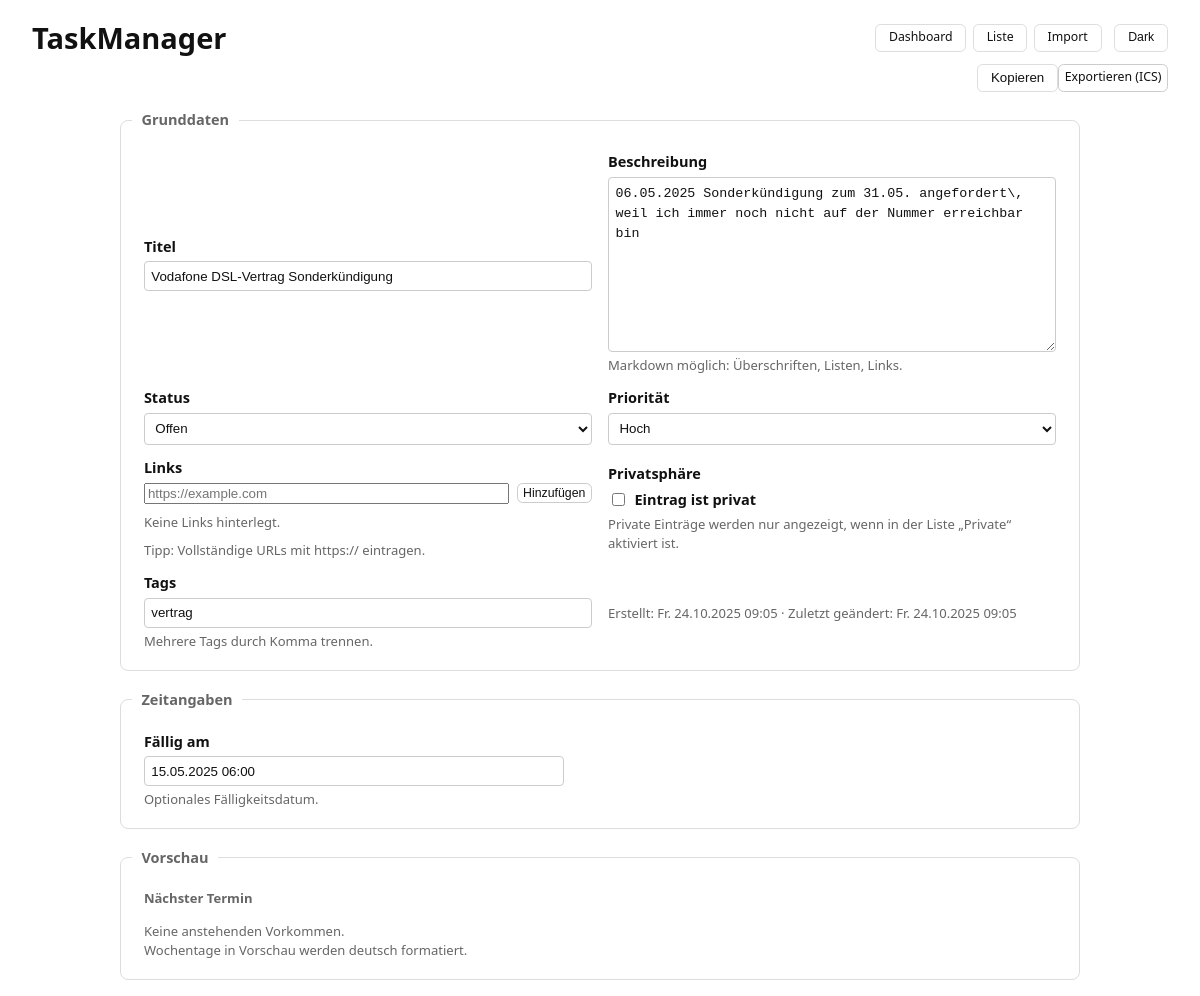
Screenshot of /items/42a88e3a-eedd-4b14-9d8d-aff01fcfd393/edit with the database file from the repository.
### tables this page shows
CREATE TABLE "items" (
	"id"	TEXT,
	"type"	TEXT NOT NULL CHECK("type" IN ('task', 'appointment', 'event', 'reminder')),
	"name"	TEXT NOT NULL,
	"description"	TEXT,
	"status_key"	TEXT NOT NULL,
	"is_private"	INTEGER NOT NULL DEFAULT 0,
	"tags"	TEXT,
	"links"	TEXT,
	"start_utc"	TEXT,
	"end_utc"	TEXT,
	"due_utc"	TEXT,
	"reminder_utc"	TEXT,
	"is_all_day"	INTEGER DEFAULT 0,
	"rrule_string"	TEXT,
	"exdates"	TEXT,
	"ics_uid"	TEXT,
	"priority"	INTEGER,
	"created_utc"	TEXT,
	"last_modified_utc"	TEXT, task_planned_start_utc TEXT, task_planned_end_utc TEXT,
	PRIMARY KEY("id")
);

### web/server.py (the view)
@app.get("/items/{item_id}/edit", response_class=HTMLResponse)
def edit_item_page(
    item_id: str,
    request: Request,
    repo: DbRepository = Depends(get_repo),
    status=Depends(get_status),
):
    it = repo.get(item_id)
    if not it:
        raise HTTPException(404, "Item nicht gefunden")
    status_options = _status_options_for(status, it.type)
    if not status_options:
        status_options = [(it.status, _status_display(status, it.status))]
    rrule_line = ""
    dtstart_local = ""
    exdates_local = ""
    if getattr(it, "recurrence", None) and it.recurrence.rrule_string:
        for line in it.recurrence.rrule_string.splitlines():
            if line.startswith("DTSTART:"):
                try:
                    dt = datetime.strptime(line.split(":", 1)[1], "%Y%m%dT%H%M%SZ").replace(tzinfo=ZoneInfo("UTC"))
                    dtstart_local = format_local(dt)
                except Exception:
                    pass
            if line.startswith("RRULE:"):
                rrule_line = line.split(":", 1)[1]
    if getattr(it, "recurrence", None) and it.recurrence.exdates_utc:
        exdates_local = ", ".join(format_local(d) for d in it.recurrence.exdates_utc)
    status_color = None
    if hasattr(status, "get_definition"):
        sd = status.get_definition(it.status)
        if sd and getattr(sd, "color_light", None):
            status_color = sd.color_light
    back_qs = urlencode(list(request.query_params.multi_items()))
    resp = templates.TemplateResponse("edit.html", {
        "request": request,
        "it": it,
        "status_options": status_options,
        "dtstart_local": dtstart_local,
        "rrule_line": rrule_line,
        "exdates_local": exdates_local,
        "status_color": status_color,
        "back_qs": back_qs,
    })
    resp.headers["Cache-Control"] = "no-store, no-cache, must-revalidate, max-age=0"
    resp.headers["Pragma"] = "no-cache"
    return resp

### web/templates/edit.html (shortened to what this page needs)
{% extends "base.html" %}
{% block content %}
<div class="edit-actions" style="display:flex; justify-content:flex-end; margin:.25rem 0;">
  <button class="preview-btn"
          hx-post="/items/{{ it.id }}/copy"
          hx-swap="none"
          title="Dieses Item duplizieren">
    Kopieren
  </button>
  <a class="btn btn-xs" href="/export.ics?ids={{ it.id }}" target="_blank" rel="noopener">
    Exportieren (ICS)
    </a>
</div>
<div class="edit-container">
  <fieldset class="card">
    <legend class="card-title">Grunddaten</legend>
    <div class="card-body form-grid">
      <div class="full" style="max-width: 720px;">
        <label for="name">Titel</label>
        <input id="name" type="text" name="name" value="{{ it.name }}" placeholder="Kurzer, prägnanter Titel"
              hx-post="/items/{{ it.id }}/edit" hx-trigger="change delay:300ms"
              hx-include="#name"
              hx-swap="none">
      </div>
      <div class="full" style="max-width: 720px;">
        <label for="description">Beschreibung</label>
        <textarea id="description" name="description" placeholder="Ausführliche Beschreibung, Hinweise, Checkliste… (Markdown unterstützt)"
                  hx-post="/items/{{ it.id }}/edit" hx-trigger="change delay:400ms"
                  hx-include="#description"
                  hx-swap="none" rows="8">{{ it.description | default('') }}</textarea>
        <div class="muted">Markdown möglich: Überschriften, Listen, Links.</div>
      </div>
      <div>
        <label for="status_key">Status</label>
        <select id="status_key" name="status_key"
                hx-post="/items/{{ it.id }}/edit" hx-trigger="change"
                hx-include="#status_key"
                hx-swap="none">
          {% for key, label in status_options %}
            <option value="{{ key }}" {% if key == it.status %}selected{% endif %}>{{ label }}</option>
          {% endfor %}
        </select>
      </div>
      <div>
        <label for="priority">Priorität</label>
        <select id="priority" name="priority"
                hx-post="/items/{{ it.id }}/edit" hx-trigger="change"
                hx-include="#priority"
                hx-swap="none">
          <option value="3" {% if it.priority == 3 %}selected{% endif %}>Hoch</option>
        </select>
      </div>
      {% include "_links_block.html" with context %}
      <div>
        <label>Privatsphäre</label>
        <label class="inline">
          <input id="is_private" type="checkbox" name="is_private" value="1" {% if it.is_private %}checked{% endif %}
                hx-post="/items/{{ it.id }}/edit" hx-trigger="change"
                hx-include="#is_private"
                hx-swap="none">
          Eintrag ist privat
        </label>
        <div class="muted">Private Einträge werden nur angezeigt, wenn in der Liste „Private“ aktiviert ist.</div>
      </div>
      <div class="full" style="max-width: 720px;">
        <label for="tags">Tags</label>
        <input id="tags" type="text" name="tags" value="{{ (it.tags or []) | join(', ') }}" placeholder="z. B. Arbeit, Dringend"
              hx-post="/items/{{ it.id }}/edit" hx-trigger="change delay:300ms"
              hx-include="#tags"
              hx-swap="none">
        <div class="muted">Mehrere Tags durch Komma trennen.</div>
      </div>
      <div class="full" style="max-width: 720px; margin-top:.25rem;">
        <div class="muted">
          {% if it.created_utc %}
            Erstellt: {{ it.created_utc | format_local_short_weekday_de("%a %d.%m.%Y %H:%M") }}. {{ it.created_utc | format_local("%d.%m.%Y %H:%M") }}
          {% else %}
            Erstellt: –
          {% endif %}
          ·
          {% if it.last_modified_utc %}
            Zuletzt geändert: {{ it.last_modified_utc | format_local_short_weekday_de("%a %d.%m.%Y %H:%M") }}. {{ it.last_modified_utc | format_local("%d.%m.%Y %H:%M") }}
          {% else %}
            Zuletzt geändert: –
          {% endif %}
        </div>
      </div>
    </div>
  </fieldset>
  <fieldset class="card">
    <legend class="card-title">Zeitangaben</legend>
    <div class="card-body form-grid">
      {% if it.type == 'task' %}
        <div style="max-width: 420px;">
          <label for="due">Fällig am</label>
          <input id="due" class="fp-datetime" type="text" name="due" value="{{ it.due_utc | format_local }}"
                 placeholder="dd.mm.yyyy hh:mm"
                 hx-post="/items/{{ it.id }}/due" hx-trigger="change" hx-swap="none">
          <div class="muted">Optionales Fälligkeitsdatum.</div>
        </div>
      {% endif %}
    </div>
  </fieldset>
  <fieldset class="card">
    <legend class="card-title">Vorschau</legend>
    <div class="card-body">
      {% set has_recur_preview = (it.recurrence is defined and it.recurrence and (it.recurrence.rrule_string or (it.recurrence.exdates_utc or ()))) %}
      {% if has_recur_preview %}
        <h3 class="muted" style="margin-top:0; display:flex; align-items:center; gap:.5rem;">
          Nächste
          <select id="occ-n" class="btn btn-xs" style="min-height:auto; padding:.1rem .35rem;">
            {% for k in range(1,11) %}
              <option value="{{ k }}" {% if k == 10 %}selected{% endif %}>{{ k }}</option>
            {% endfor %}
          </select>
          Vorkommen
        </h3>
        <div id="occ"
             hx-get="/items/{{ it.id }}/occurrences"
             hx-trigger="load from:#occ-n changed"
             hx-include="#occ-n"
             hx-params="*"
             data-locale="de">
          {% include "_occurrences.html" with context %}
        </div>
      {% else %}
        <h3 class="muted" style="margin-top:0;">Nächster Termin</h3>
        <div id="occ"
             hx-get="/items/{{ it.id }}/occurrences"
             hx-trigger="load"
             hx-params="*"
             data-locale="de">
          {% include "_occurrences.html" with context %}
        </div>
      {% endif %}
      <div class="muted">Wochentage in Vorschau werden deutsch formatiert.</div>
    </div>
  </fieldset>
</div>
{% endblock %}

### web/static/style.css (style rules this page uses)
:root { --color-bg: #ffffff; --color-fg: #111111; --color-muted: #666666; --color-border: #dddddd; --color-bg-alt: #fafafa; --color-primary: #007bff; --color-danger: #dc3545; --color-success: #198754; --color-info: #0d6efd; --color-warning: #ffc107; --alert-error-bg: #ffecec; --alert-error-border: #f5c2c7; --alert-error-fg: #842029; --alert-success-bg: #e6ffed; --alert-success-border: #b2f5ea; --alert-success-fg: #0f5132; --alert-info-bg: #e7f1ff; --alert-info-border: #b6d4fe; --alert-info-fg: #084298; --chip-bg: #f2f2f2; --chip-fg: #333333; --link-chip-hover-bg: #f5f7ff; --link-del-hover-bg: #ffebee; --time-soon: #d9822b; --time-past: var(--color-danger); --focus-ring: 2px solid var(--color-primary); --font-size-base: 14.5px; --font-size-sm: 12px; --font-size-md: 14px; --line-height: 1.5; --radius: .25rem; --radius-sm: 4px; --radius-base: 8px; --radius-pill: 1rem; --space-1: .1rem; --space-2: .2rem; --space-3: .3rem; --space-4: .35rem; --space-5: .5rem; --duration-fast: 150ms; --ease-standard: cubic-bezier(0.16, 1, 0.3, 1); --color-teal-500-rgb: 33, 128, 141; --color-teal-300-rgb: 50, 184, 198; --font-weight-medium: 500; }
html[data-theme="light"] { --color-bg: #ffffff; --color-fg: #111111; --color-muted: #666666; --color-border: #dddddd; --color-bg-alt: #fafafa; --chip-bg: #f2f2f2; --chip-fg: #333333; --link-chip-hover-bg: #f5f7ff; --link-del-hover-bg: #ffebee; }
* { box-sizing: border-box; }
html, body { background: var(--color-bg); color: var(--color-fg); }
body { font-family: system-ui, Arial, sans-serif; margin: 1rem 2rem; font-size: var(--font-size-base); line-height: var(--line-height); }
label { font-weight: bold; }
textarea { resize: vertical; }
input[type="checkbox"] { width: auto; }
.muted { color: var(--color-muted); }
.inline { display: flex; align-items: center; gap: .4rem; flex-wrap: wrap; }
.form-grid { display: grid; grid-template-columns: repeat(2, minmax(260px, 1fr)); gap: .75rem 1rem; align-items: center; }
.form-grid > div, .form-grid fieldset { display: flex; flex-direction: column; gap: .25rem; }
input[type="text"], input[type="datetime-local"], select, textarea { width: 100%; padding: .4rem; border: 1px solid #ccc; border-radius: 4px; background: var(--color-bg); color: var(--color-fg); }
button, .btn, .btn:visited { display: inline-flex; align-items: center; justify-content: center; gap: .35rem; padding: .35rem .8rem; border: 1px solid #ccc; border-radius: .35rem; background: var(--color-bg); color: var(--color-fg); text-decoration: none; cursor: pointer; transition: background var(--duration-fast) var(--ease-standard), border-color var(--duration-fast) var(--ease-standard), color var(--duration-fast) var(--ease-standard), box-shadow var(--duration-fast) var(--ease-standard); }
.btn-xs { padding: .15rem .35rem; font-size: .85em; }
.card { border: 1px solid var(--color-border); border-radius: .5rem; background: var(--color-bg); margin: .75rem 0; }
.card-title { font-weight: 600; color: var(--color-muted); padding: .35rem .6rem; }
.card-body { padding: .6rem .75rem; }
.edit-container { max-width: 960px; margin: 0 auto; }
.edit-container textarea#description { min-height: 10rem; line-height: 1.5; }
.edit .muted, .edit .hint, .muted { color: var(--color-muted); font-size: .9em; }
.preview-btn { background: transparent; color: var(--color-fg); border: 1px solid var(--color-border); text-decoration: none; }

### rows the page displays
items: name "Vodafone DSL-Vertrag Sonderkündigung", description "06.05.2025 Sonderkündigung zum 31.05. angefordert\\, weil ich immer noch nicht auf der Nummer erreichbar bin", status_key "Offen", priority "Hoch"

### other values shown
{{ it.created_utc | format_local_short_weekday_de("%a %d.%m.%Y %H:%M") }} "Fr"
{{ it.created_utc | format_local("%d.%m.%Y %H:%M") }} "24.10.2025 09:05"
{{ it.last_modified_utc | format_local("%d.%m.%Y %H:%M") }} "24.10.2025 09:05"
